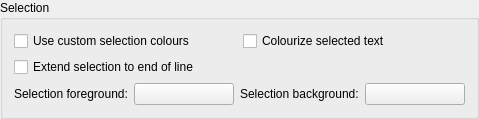
    <widget class="QGroupBox" name="groupBox_3">
     <property name="title">
      <string>Selection</string>
     </property>
     <layout class="QVBoxLayout" name="_2">
      <item>
       <layout class="QGridLayout" name="_3">
        <item row="0" column="0">
         <widget class="QCheckBox" name="customSelColourCheckBox">
          <property name="toolTip">
           <string>Select to use custom selection colours</string>
          </property>
          <property name="whatsThis">
           <string>&lt;b&gt;Use custom selection colours&lt;/b&gt;&lt;p&gt;Select this entry in order to use custom selection colours in the editor and shell windows. The colours for the selection foreground and background are defined on the colours page.&lt;/p&gt;</string>
          </property>
          <property name="text">
           <string>Use custom selection colours</string>
          </property>
         </widget>
        </item>
        <item row="0" column="1">
         <widget class="QCheckBox" name="colourizeSelTextCheckBox">
          <property name="toolTip">
           <string>Select, if selected text should be colourized by the lexer.</string>
          </property>
          <property name="text">
           <string>Colourize selected text</string>
          </property>
         </widget>
        </item>
        <item row="1" column="0">
         <widget class="QCheckBox" name="extentSelEolCheckBox">
          <property name="toolTip">
           <string>Select to extend selection to end of line</string>
          </property>
          <property name="text">
           <string>Extend selection to end of line</string>
          </property>
         </widget>
        </item>
       </layout>
      </item>
      <item>
       <layout class="QHBoxLayout" name="_4">
        <item>
         <widget class="QLabel" name="TextLabel2_2_2_2_2_4">
          <property name="text">
           <string>Selection foreground:</string>
          </property>
         </widget>
        </item>
        <item>
         <widget class="QPushButton" name="selectionForegroundButton">
          <property name="minimumSize">
           <size>
            <width>100</width>
            <height>0</height>
           </size>
          </property>
          <property name="toolTip">
           <string>Select the foreground colour for the selection.</string>
          </property>
          <property name="text">
           <string/>
          </property>
         </widget>
        </item>
        <item>
         <widget class="QLabel" name="TextLabel2_2_2_2_2_5">
          <property name="text">
           <string>Selection background:</string>
          </property>
         </widget>
        </item>
        <item>
         <widget class="QPushButton" name="selectionBackgroundButton">
          <property name="minimumSize">
           <size>
            <width>100</width>
            <height>0</height>
           </size>
          </property>
          <property name="toolTip">
           <string>Select the background colour for the selection.</string>
          </property>
          <property name="text">
           <string/>
          </property>
         </widget>
        </item>
       </layout>
      </item>
     </layout>
    </widget>
